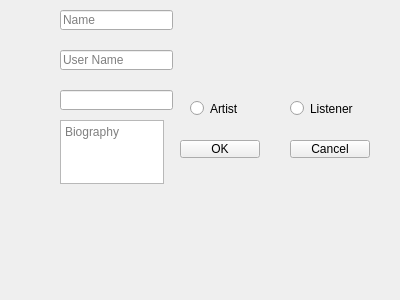
<?xml version="1.0" encoding="UTF-8"?>
<ui version="4.0">
 <class>RegisterPage</class>
 <widget class="QWidget" name="RegisterPage">
  <property name="geometry">
   <rect>
    <x>0</x>
    <y>0</y>
    <width>400</width>
    <height>300</height>
   </rect>
  </property>
  <property name="windowTitle">
   <string>Form</string>
  </property>
  <property name="styleSheet">
   <string notr="true"/>
  </property>
  <widget class="QLineEdit" name="lineEditFullName">
   <property name="geometry">
    <rect>
     <x>60</x>
     <y>10</y>
     <width>113</width>
     <height>20</height>
    </rect>
   </property>
   <property name="placeholderText">
    <string>Name</string>
   </property>
  </widget>
  <widget class="QLineEdit" name="lineEditUserName">
   <property name="geometry">
    <rect>
     <x>60</x>
     <y>50</y>
     <width>113</width>
     <height>20</height>
    </rect>
   </property>
   <property name="placeholderText">
    <string>User Name</string>
   </property>
  </widget>
  <widget class="QLineEdit" name="lineEditPassword">
   <property name="geometry">
    <rect>
     <x>60</x>
     <y>90</y>
     <width>113</width>
     <height>20</height>
    </rect>
   </property>
   <property name="text">
    <string/>
   </property>
   <property name="echoMode">
    <enum>QLineEdit::EchoMode::Password</enum>
   </property>
  </widget>
  <widget class="QRadioButton" name="radioButtonArtist">
   <property name="geometry">
    <rect>
     <x>190</x>
     <y>100</y>
     <width>68</width>
     <height>17</height>
    </rect>
   </property>
   <property name="text">
    <string>Artist</string>
   </property>
   <attribute name="buttonGroup">
    <string notr="true">buttonGroup</string>
   </attribute>
  </widget>
  <widget class="QRadioButton" name="radioButtonListener">
   <property name="geometry">
    <rect>
     <x>290</x>
     <y>100</y>
     <width>68</width>
     <height>17</height>
    </rect>
   </property>
   <property name="text">
    <string>Listener</string>
   </property>
   <attribute name="buttonGroup">
    <string notr="true">buttonGroup</string>
   </attribute>
  </widget>
  <widget class="QTextEdit" name="textEditBiography">
   <property name="geometry">
    <rect>
     <x>60</x>
     <y>120</y>
     <width>104</width>
     <height>64</height>
    </rect>
   </property>
   <property name="placeholderText">
    <string>Biography</string>
   </property>
  </widget>
  <widget class="QPushButton" name="buttonOK">
   <property name="geometry">
    <rect>
     <x>180</x>
     <y>140</y>
     <width>80</width>
     <height>18</height>
    </rect>
   </property>
   <property name="text">
    <string>OK</string>
   </property>
  </widget>
  <widget class="QPushButton" name="buttonCancel">
   <property name="geometry">
    <rect>
     <x>290</x>
     <y>140</y>
     <width>80</width>
     <height>18</height>
    </rect>
   </property>
   <property name="text">
    <string>Cancel</string>
   </property>
  </widget>
  <widget class="QLabel" name="labelError">
   <property name="geometry">
    <rect>
     <x>70</x>
     <y>220</y>
     <width>37</width>
     <height>12</height>
    </rect>
   </property>
   <property name="styleSheet">
    <string notr="true">color::red;</string>
   </property>
   <property name="text">
    <string/>
   </property>
  </widget>
 </widget>
 <resources/>
 <connections/>
 <buttongroups>
  <buttongroup name="buttonGroup"/>
 </buttongroups>
</ui>
